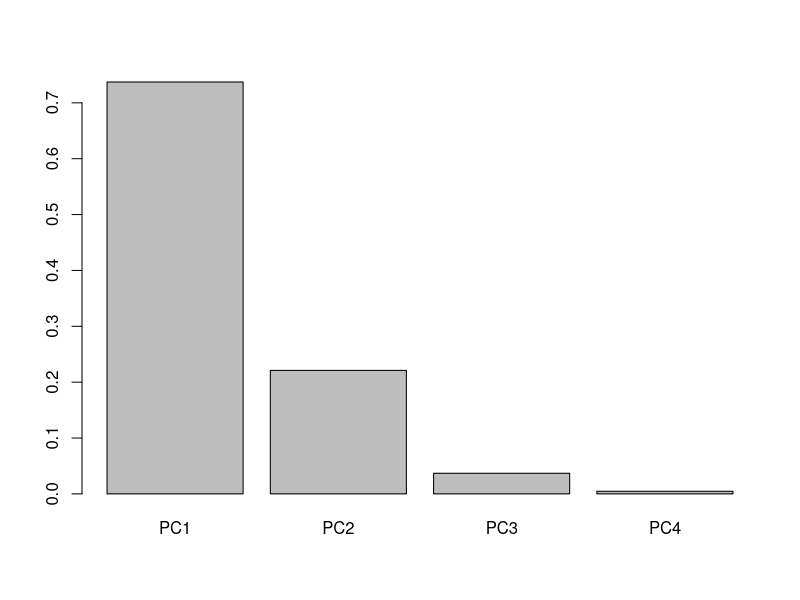

Source code (R):
rm(list = ls())

## Adapted from https://www.r-bloggers.com/2021/05/principal-component-analysis-pca-in-r/

# Using the iris data as an example
data("iris")
str(iris)

# Split the data into training and testing
set.seed(111)
ind <- sample(2, nrow(iris),replace = TRUE,prob = c(0.8, 0.2))
training <- iris[ind == 1,]
testing <- iris[ind == 2,]

# PCA does not require a response variable
X <- subset(training,select = -Species)
pca_data <- prcomp(X,center = TRUE,scale. = TRUE)
pca_formula <- prcomp(~.,data = X,center = TRUE,scale. = TRUE)

# Second Row is Proportion of Variance Explained
summary(pca_data)
barplot(summary(pca_data)$importance[2,])

# Project onto training to get PCs for training
training_pcs <- predict(pca_data, training)
# Project onto testing to get PCs for training
testing_pcs <- predict(pca_data, testing)

# Train a random forest to predict species
if(!("randomForest" %in% installed.packages())){
  install.packages("randomForest")
}
library(randomForest)
rf_model <- randomForest(y = training$Species,x = training_pcs)

# Predict onto training and evaluate
training_prediction <- predict(rf_model,training_pcs)
table(training_prediction,training$Species)

# Predict onto testing and evaluate
testing_prediction <- predict(rf_model,testing_pcs)
table(testing_prediction,testing$Species)



# PCA does cannot work with categorical data in it's standard from
X <- subset(training,select = -Petal.Width)
# pca_data <- prcomp(X,center = TRUE,scale. = TRUE) # returns error

# Use model.matrix to change categorical variables into indicators
X <- model.matrix(~. - 1,data = X)
pca_data <- prcomp(X,center = TRUE,scale. = TRUE)
summary(pca_data)

# Project onto the model matrix object for training to get PCs for training
training_pcs <- predict(pca_data, X)
training_pcs <- data.frame(training_pcs,Petal.Width = training$Petal.Width)

# See how the a linear regression model performs
summary(lm(Petal.Width~.,data = training_pcs))

# If we collapse to the first 4 PC's we see little decrease in R-squared, this is because the majority of variation is explained by the first 4 PCs 
summary(lm(Petal.Width~PC1 + PC2 + PC3 + PC4,data = training_pcs))


